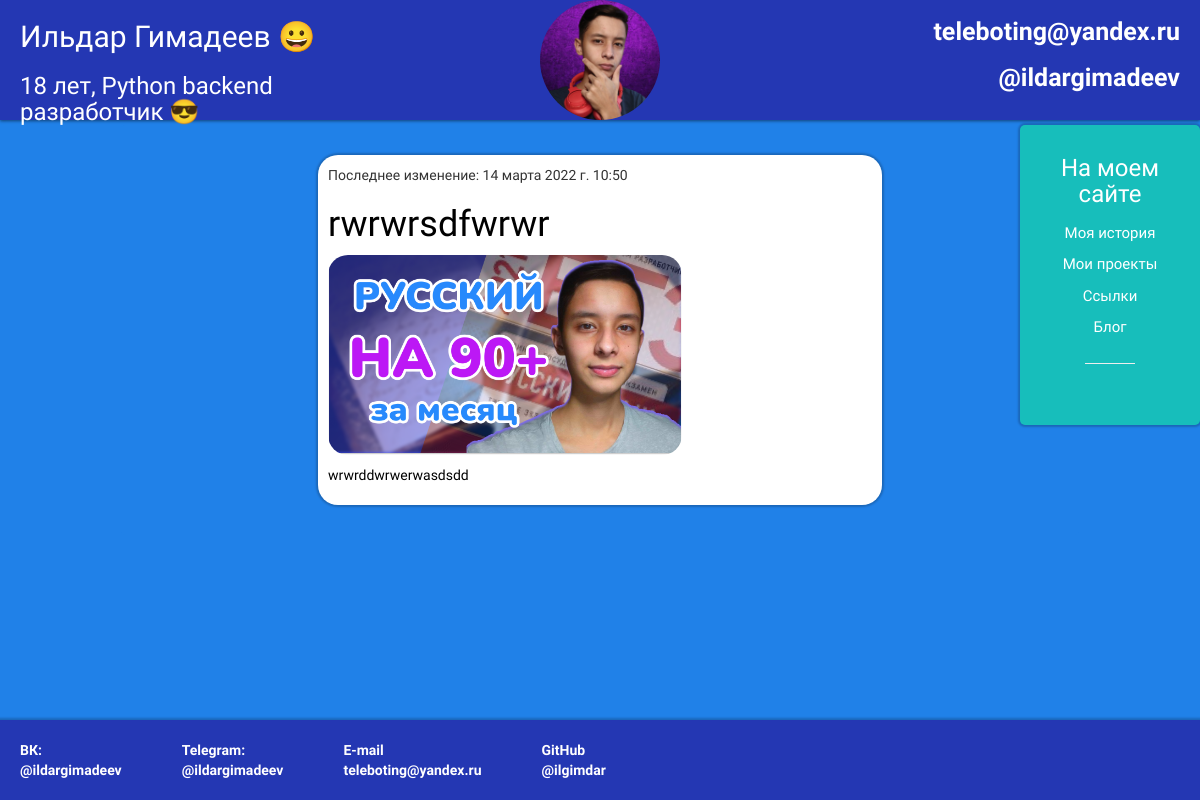
The page /articles/11/ on the database as committed earlier.
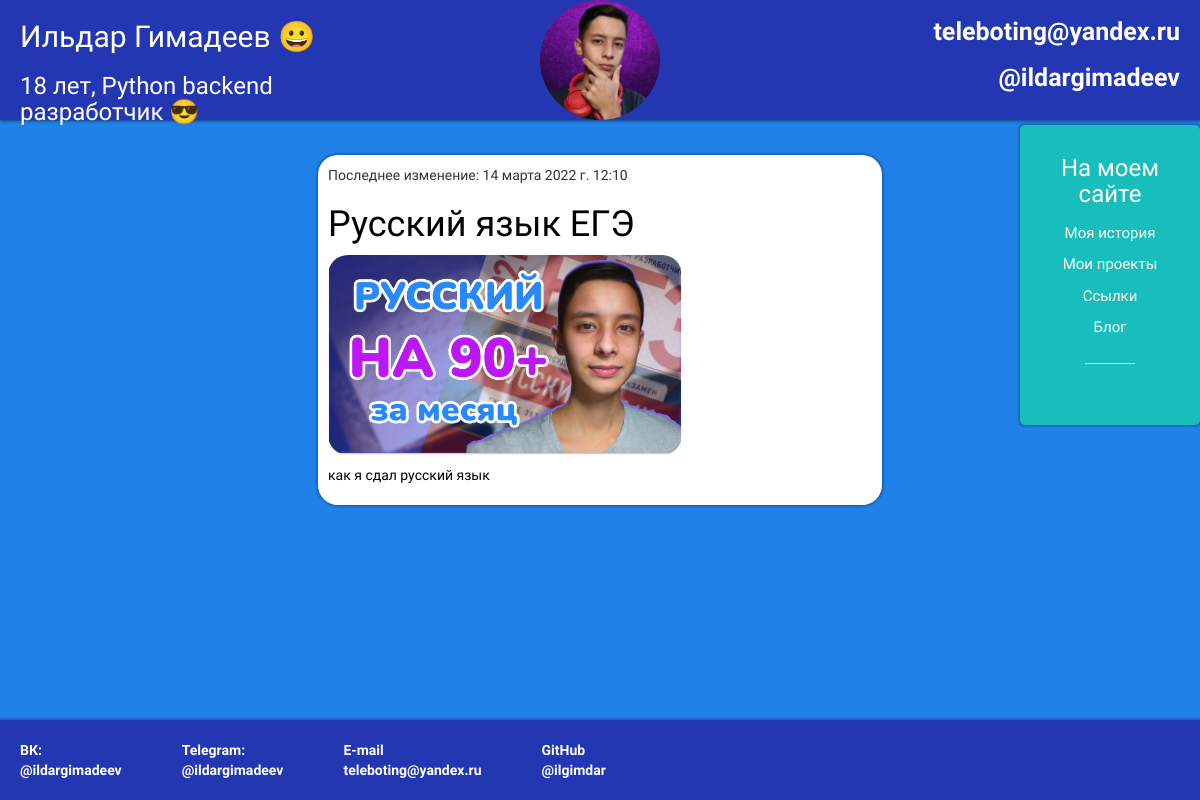
The same page on the database as committed later.
### blog/models.py (models this page shows, shortened)
class Post(models.Model):
    author = models.ForeignKey(settings.AUTH_USER_MODEL, on_delete=models.CASCADE, verbose_name='Автор статьи')
    title = models.CharField(max_length=200, verbose_name='Заголовок')
    text = models.TextField(verbose_name='Текст статьи')
    created_date = models.DateTimeField(default=timezone.now)
    published_date = models.DateTimeField(blank=True, null=True, verbose_name='Дата публикации')
    photo = models.ImageField(null=True)
    cat = models.ForeignKey('Category', on_delete=models.PROTECT, null=True, verbose_name='Категория')
    class Meta:
        verbose_name = 'Пост'
        verbose_name_plural = 'Посты'
        ordering = ['id']

### articles/views.py (the view)
# urls.py: path('/<int:pk>/', views.post_detail, name='post_detail'),
def post_detail(request, pk):
    if request.method == "POST":
        if request.POST['post_delete'] is not None:
            return redirect('post_delete', pk=pk)
    post = get_object_or_404(Post, pk=pk)
    return render(request, 'articles/post_detail.html', {'post': post})

### articles/templates/articles/post_detail.html (shortened to what this page needs)
{% extends 'blog/base.html' %}
{% load static %}
{% block content %}
<div class="content">
    <div class="post">
        <div>
            {% if post.published_date %}
            <div class="date">
                Последнее изменение: {{ post.published_date }}
            </div>
            {% endif %}
            <h1 class="post-name">{{ post.title }}</h1>
            {% if post.photo %}
            <p><img class="post_img" src="{{ post.photo.url }}"></p>
            {% endif %}
            <p>{{ post.text|linebreaksbr }}</p>
        </div>
    </div>
</div>
{% endblock %}

Rows that differ between the two databases and show on the page:
changed Post: published_date "14 марта 2022 г. 10:50" → "14 марта 2022 г. 12:10"; title "rwrwrsdfwrwr" → "Русский язык ЕГЭ"; text "wrwrddwrwerwasdsdd" → "как я сдал русский язык"
